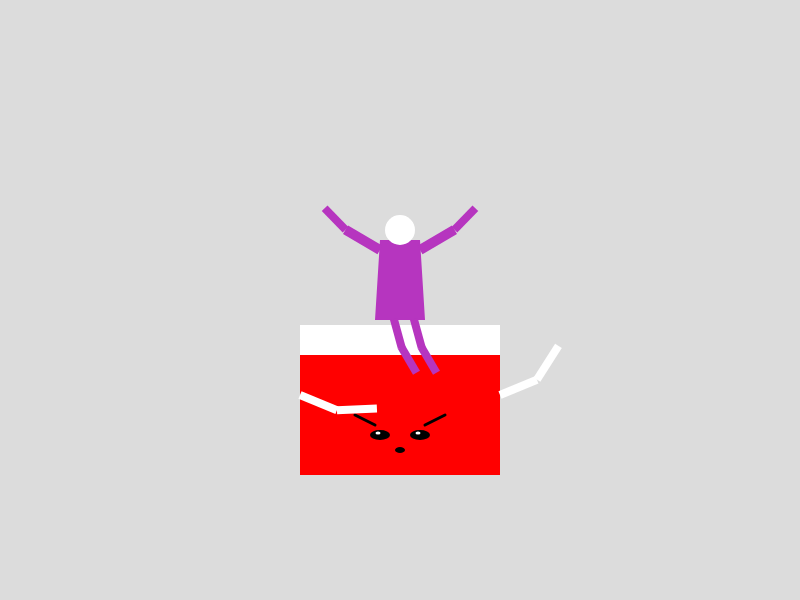
Frame 1 (no input)
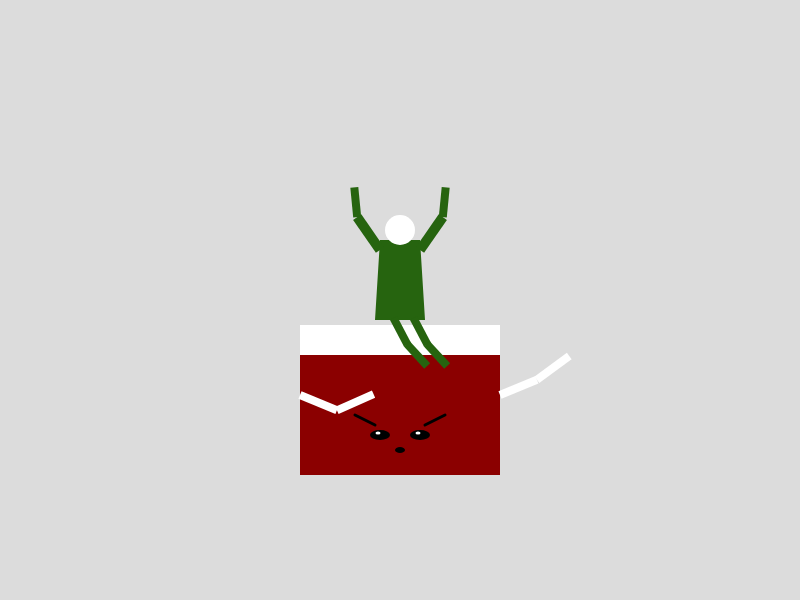
Frame 60 (no input)
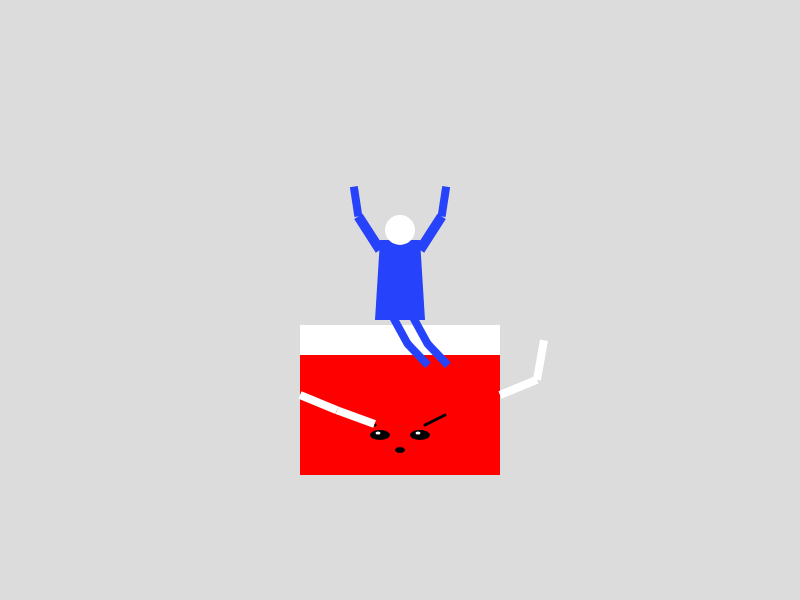
Frame 120 (the mouse pressed at the canvas centre since frame 60)

The p5.js sketch that drew these frames (run headless with seeded random() and noise() and a simulated clock; from frame 60 on, the mouse is pressed at the canvas centre):

// p5.js sketch
// ── sketch.js
function setup() {
  createCanvas(800, 600);
  frameRate(60);
}

function draw() {
  background(220);
  
  // --- Drum (Static) ---
  let drumX = width / 2;
  let drumY = 400;
  drawDrum(drumX, drumY);
  
  // --- Matchmaker (Standing on Top of the Drum) ---
  // Positioned relative to the drum.
  let matchmakerX = drumX;
  let matchmakerY = drumY - 120;
  
  // A new random color for the matchmaker’s body parts (changes every frame)
  let bodyColor = color(random(255), random(255), random(255));
  
  // --- Animate the Arms ---
  // For each arm, the upper arm rotates (simulating shoulder lifting)
  // and the forearm (attached at the elbow) oscillates.
  let upperArmAngle = map(sin(millis() / 1000), -1, 1, 0, -PI / 3);
  let forearmAngle = map(sin(millis() / 800), -1, 1, 0, -PI / 6);
  
  // --- Animate the Legs ---
  // The thigh rotates about the hip (fixed point) and the calf follows with a constant relative bend.
  let thighAngle = map(sin(millis() / 1000), -1, 1, 0, -PI / 6); // lifts between 0 and -30°
  let calfAngle = -PI / 12;  // constant relative bend (about -15°)
  
  drawMatchmaker(matchmakerX, matchmakerY, bodyColor, upperArmAngle, forearmAngle, thighAngle, calfAngle);
}

// Draw the matchmaker with a body (trunk), face, two arms, and two legs (thighs and calves)
function drawMatchmaker(x, y, bodyColor, upperArmAngle, forearmAngle, thighAngle, calfAngle) {
  push();
  translate(x, y);
  noStroke();
  
  // --- Main Body Trunk (Quadrilateral) ---
  fill(bodyColor);
  quad(-20, -40, 20, -40, 25, 40, -25, 40);
  
  // --- Face (Always White, Featureless) ---
  fill(255);
  ellipse(0, -50, 30, 30);
  
  // --- Right Arm (Hierarchical: Upper Arm & Forearm) ---
  push();
    translate(20, -30);  // Right shoulder position relative to trunk
    push();
      rotate(upperArmAngle);
      fill(bodyColor);
      rectMode(CORNER);
      rect(0, -5, 40, 10);  // Upper arm segment
      translate(40, 0);     // Move to elbow
      rotate(forearmAngle);
      rect(0, -4, 30, 8);   // Forearm segment
    pop();
  pop();
  
  // --- Left Arm (Mirrored) ---
  push();
    translate(-20, -30);  // Left shoulder position
    scale(-1, 1);         // Mirror horizontally
    push();
      rotate(upperArmAngle);
      fill(bodyColor);
      rectMode(CORNER);
      rect(0, -5, 40, 10);  // Upper arm segment
      translate(40, 0);     // Elbow
      rotate(forearmAngle);
      rect(0, -4, 30, 8);   // Forearm segment
    pop();
  pop();
  
  // --- Right Leg (Thigh & Calf) ---
  push();
    translate(10, 40);  // Right hip joint (from trunk bottom)
    rotate(thighAngle);
    fill(bodyColor);
    rectMode(CORNER);
    rect(0, 0, 8, 30);   // Thigh segment
    translate(0, 30);    // Move to knee
    rotate(calfAngle);
    rect(0, 0, 8, 30);   // Calf segment
  pop();
  
  // --- Left Leg (Thigh & Calf) ---
  push();
    translate(-10, 40); // Left hip joint
    rotate(thighAngle);
    fill(bodyColor);
    rectMode(CORNER);
    rect(0, 0, 8, 30);   // Thigh segment
    translate(0, 30);    // Knee
    rotate(calfAngle);
    rect(0, 0, 8, 30);   // Calf segment
  pop();
  
  pop();
}

// Draw the drum in a side view with a white top and red body.
// The drum’s face is drawn on the red part. Its arms are built hierarchically,
// with a fixed (large) upper arm and a connected (small) forearm that oscillates like a mallet.
function drawDrum(x, y) {
  push();
  translate(x, y);
  
  // --- Drum Dimensions ---
  let w = 200;
  let h = 150;
  let whiteHeight = 30;         // White top (drum head)
  let redHeight = h - whiteHeight; // Red body
  
  // --- Drum Top (White) ---
  noStroke();
  fill(255);
  rectMode(CENTER);
  rect(0, -h / 2 + whiteHeight / 2, w, whiteHeight);
  
  // --- Drum Body (Red; Flickers between Red and Dark Red) ---
  let redBodyColor = (millis() % 500 < 250) ? color(255, 0, 0) : color(139, 0, 0);
  fill(redBodyColor);
  rect(0, -h / 2 + whiteHeight + redHeight / 2, w, redHeight);
  
  // --- Drum Face (Drawn on the Red Body) ---
  let faceCenterX = 0;
  let faceCenterY = -h / 2 + whiteHeight + redHeight / 2;
  stroke(0);
  strokeWeight(3);
  // Eyebrows (inner end lower than outer end)
  line(faceCenterX - 25, faceCenterY + 10, faceCenterX - 45, faceCenterY + 0);
  line(faceCenterX + 25, faceCenterY + 10, faceCenterX + 45, faceCenterY + 0);
  // Eyes (black ovals with white highlights)
  noStroke();
  fill(0);
  ellipse(faceCenterX - 20, faceCenterY + 20, 20, 10);
  ellipse(faceCenterX + 20, faceCenterY + 20, 20, 10);
  fill(255);
  ellipse(faceCenterX - 22, faceCenterY + 18, 5, 3);
  ellipse(faceCenterX + 18, faceCenterY + 18, 5, 3);
  // Nose
  fill(0);
  ellipse(faceCenterX, faceCenterY + 35, 10, 6);
  
  // --- Drum Arms (Hierarchical Construction) ---
  // Parameters for both arms:
  let largeArmLength = 40;
  let smallArmLength = 40;
  let armWidth = 8;
  // The small arm (drum mallet) will oscillate via a sine function:
  let strikeAngle = map(sin(millis() / 100), -1, 1, 0, -PI / 3);  // from 0 to -60°
  
  // Right Drum Arm
  push();
    // Pivot point on the right edge of the drum’s red body.
    // Adjust the pivot so the arm appears attached to the side.
    translate(w / 2, faceCenterY - 20);
    // Fixed rotation for the upper arm (tilted upward)
    rotate(-PI / 8);
    fill(255);
    rectMode(CORNER);
    rect(0, -armWidth / 2, largeArmLength, armWidth);  // Upper arm segment
    translate(largeArmLength, 0);  // Move to elbow
    rotate(strikeAngle);          // Oscillating forearm rotation (mallet action)
    rect(0, -armWidth / 2, smallArmLength, armWidth);   // Forearm segment
  pop();
  
  // Left Drum Arm
  push();
    translate(-w / 2, faceCenterY - 20);
    rotate(PI / 8);  // fixed tilt for left side
    fill(255);
    rectMode(CORNER);
    rect(0, -armWidth / 2, largeArmLength, armWidth);
    translate(largeArmLength, 0);
    // Phase-shift the oscillation for variety.
    let strikeAngleLeft = map(sin(millis() / 100 + PI), -1, 1, 0, -PI / 3);
    rotate(strikeAngleLeft);
    rect(0, -armWidth / 2, smallArmLength, armWidth);
  pop();
  
  pop();
}
